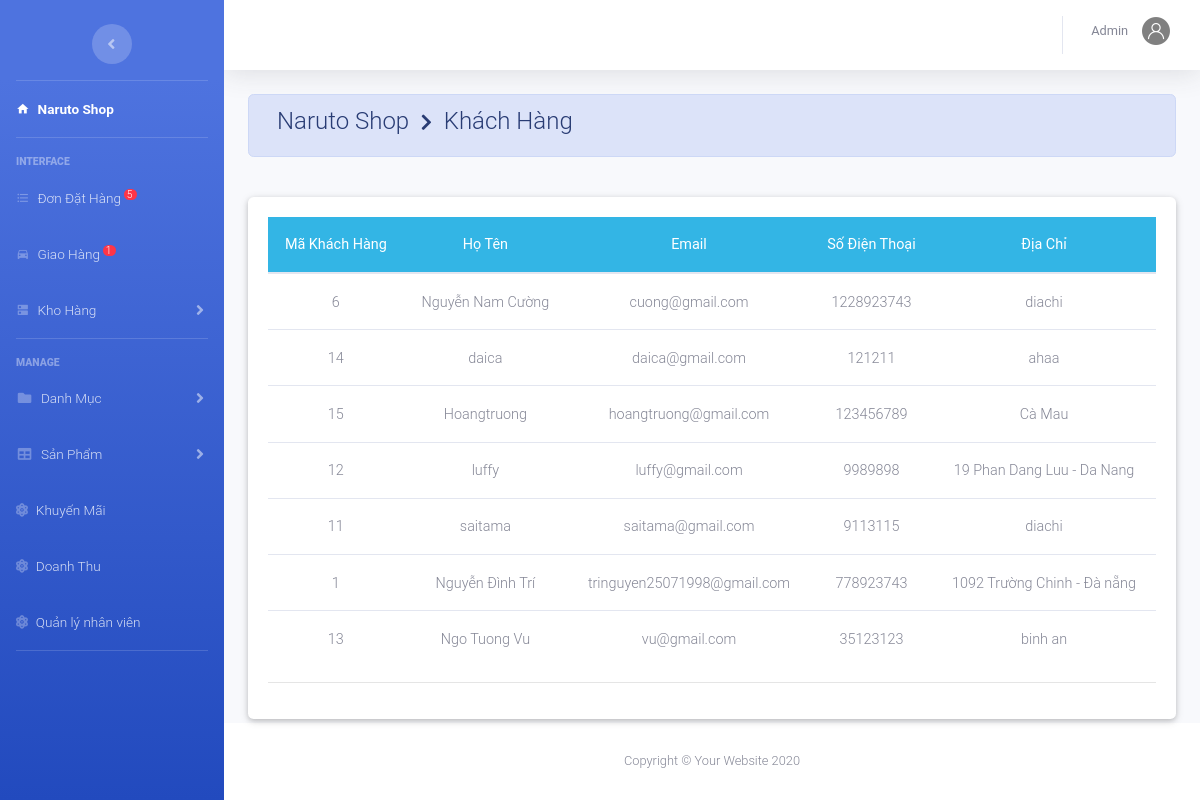
Screenshot of /admin/index.php?action=kh (signed in) with the database file from the repository.
### tables this page shows
CREATE TABLE IF NOT EXISTS `khachhang` (
  `MaKH` int NOT NULL AUTO_INCREMENT,
  `TenKH` varchar(50) NOT NULL,
  `Email` varchar(50) NOT NULL,
  `SDT` bigint NOT NULL,
  `DiaChi` text NOT NULL,
  `MatKhau` varchar(50) NOT NULL,
  PRIMARY KEY (`Email`),
  UNIQUE KEY `MaKH` (`MaKH`)
);

### admin/khachhang/thongtin.php (the view, shortened to what this page needs)
<?php
	include_once('../config/database.php');
	$sql="SELECT *from khachhang ";
	$rs=mysqli_query($conn,$sql);
?>
<div class="container-fluid">
	<div class=" alert alert-primary">
	  <h4 class="page-title">
	    Naruto Shop &#160;<i class="fas fa-chevron-right" style="font-size: 18px"></i>&#160; Khách Hàng</h4>
	</div><br>
	<div class="card">
		<div class="card-body">
			<table class="table table-hover m-auto text-center" style="font-size: 13px;">
				<thead class="badge-info">
					<tr>
						<th>Mã Khách Hàng</th>
						<th>Họ Tên</th>
						<th>Email</th>
						<th>Số Điện Thoại</th>
						<th>Địa Chỉ</th>
					</tr>
				</thead>
				<tbody>
			 <?php $so=0;
				 while ($row=mysqli_fetch_array($rs)) { ?>
					<tr>
						<td><?php echo $row['MaKH']; ?></td>
						<td><?php echo $row['TenKH']; ?></td>
						<td><?php echo $row['Email']; ?></td>
						<td><?php echo $row['SDT']; ?></td>
						<td><?php echo $row['DiaChi']; ?></td>
					</tr>
			 <?php	} ?>
				</tbody>
			</table><hr>
		</div>
	</div>
</div>

### rows the page displays
khachhang: MaKH "6", TenKH "Nguyễn Nam Cường", Email "cuong@gmail.com", SDT "1228923743", DiaChi "diachi"
khachhang: MaKH "14", TenKH "daica", Email "daica@gmail.com", SDT "121211", DiaChi "ahaa"
khachhang: MaKH "15", TenKH "Hoangtruong", Email "hoangtruong@gmail.com", SDT "123456789", DiaChi "Cà Mau"
khachhang: MaKH "12", TenKH "luffy", Email "luffy@gmail.com", SDT "9989898", DiaChi "19 Phan Dang Luu - Da Nang"
khachhang: MaKH "11", TenKH "saitama", Email "saitama@gmail.com", SDT "9113115", DiaChi "diachi"
khachhang: MaKH "1", TenKH "Nguyễn Đình Trí", Email "tringuyen25071998@gmail.com", SDT "778923743", DiaChi "1092 Trường Chinh - Đà nẵng"
khachhang: MaKH "13", TenKH "Ngo Tuong Vu", Email "vu@gmail.com", SDT "35123123", DiaChi "binh an"

### other values shown
$dem "5"
$dem "1"
$nv['TenNV'] "Admin"
